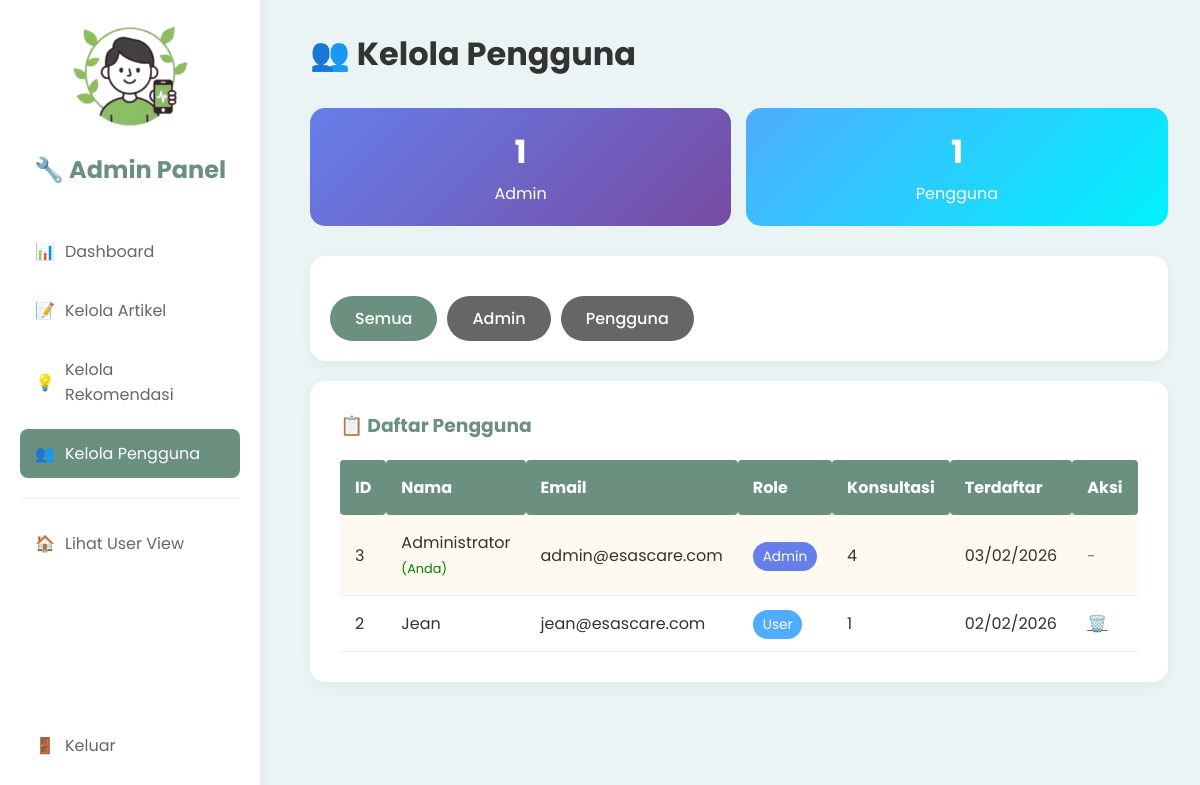
Page /admin/user_adm.php (signed in) on the committed database.
### tables this page shows
CREATE TABLE `user` (
  `id_user` int NOT NULL,
  `role` enum('0','1') DEFAULT '1' COMMENT '0=Admin, 1=User/Patient, 2=Expert',
  `nama` varchar(100) NOT NULL,
  `email` varchar(100) NOT NULL,
  `jenis_kelamin` enum('0','1') DEFAULT NULL COMMENT '0=Perempuan, 1=Laki-Laki',
  `tgl_lahir` date DEFAULT NULL,
  `password` varchar(255) NOT NULL,
  `created_at` timestamp NULL DEFAULT CURRENT_TIMESTAMP,
  `updated_at` timestamp NULL DEFAULT CURRENT_TIMESTAMP ON UPDATE CURRENT_TIMESTAMP
);

### admin/user_adm.php (the view, shortened to what this page needs)
<?php
require_once '../config/database.php';
$filter_role = isset($_GET['filter']) ? $_GET['filter'] : 'all';
$users_query = "SELECT u.*, COUNT(k.id_konsultasi) as consultation_count
                FROM user u
                LEFT JOIN konsultasi k ON u.id_user = k.id_user";
$users_query .= " GROUP BY u.id_user ORDER BY u.created_at DESC";
$users = mysqli_query($koneksi, $users_query);
$total_admins = mysqli_fetch_assoc(mysqli_query($koneksi, "SELECT COUNT(*) as total FROM user WHERE role = '1'"))['total'];
$total_users = mysqli_fetch_assoc(mysqli_query($koneksi, "SELECT COUNT(*) as total FROM user WHERE role = '0'"))['total'];
?>
<!DOCTYPE html>
<html lang="id">
<head>
    <link rel="stylesheet" href="../css/style.css">
</head>
<body>
    <div class="container">
        <?php include 'sidebar_adm.php'; ?>
        <main class="main-content">
            <header style="margin-bottom: 30px;">
                <h1>👥 Kelola Pengguna</h1>
            </header>
            <div style="display: grid; grid-template-columns: repeat(auto-fit, minmax(250px, 1fr)); gap: 15px; margin-bottom: 30px;">
                <div style="background: linear-gradient(135deg, #667eea 0%, #764ba2 100%); padding: 20px; border-radius: 15px; color: white; text-align: center;">
                    <h3 style="font-size: 2rem; margin: 0;"><?php echo $total_admins; ?></h3>
                    <p style="margin: 5px 0 0 0;">Admin</p>
                </div>
                <div style="background: linear-gradient(135deg, #4facfe 0%, #00f2fe 100%); padding: 20px; border-radius: 15px; color: white; text-align: center;">
                    <h3 style="font-size: 2rem; margin: 0;"><?php echo $total_users; ?></h3>
                    <p style="margin: 5px 0 0 0;">Pengguna</p>
                </div>
            </div>
            <div style="background-color: white; padding: 20px; border-radius: 15px; margin-bottom: 20px; box-shadow: 0 4px 15px rgba(0,0,0,0.05);">
                <div style="display: flex; gap: 10px;">
                    <a href="?filter=all" class="btn-primary" style="<?php echo $filter_role == 'all' ? '' : 'background-color: var(--text-grey);'; ?>">
                        Semua
                    </a>
                    <a href="?filter=1" class="btn-primary" style="<?php echo $filter_role == '1' ? '' : 'background-color: var(--text-grey);'; ?>">
                        Admin
                    </a>
                    <a href="?filter=0" class="btn-primary" style="<?php echo $filter_role == '0' ? '' : 'background-color: var(--text-grey);'; ?>">
                        Pengguna
                    </a>
                </div>
            </div>
            <div class="table-card">
                <h3 style="color: var(--primary-green); margin-bottom: 20px;">📋 Daftar Pengguna</h3>
                <?php if (mysqli_num_rows($users) > 0): ?>
                <table class="data-table">
                    <thead>
                        <tr>
                            <th width="5%">ID</th>
                            <th width="25%">Nama</th>
                            <th width="25%">Email</th>
                            <th width="10%">Role</th>
                            <th width="10%">Konsultasi</th>
                            <th width="15%">Terdaftar</th>
                            <th width="10%">Aksi</th>
                        </tr>
                    </thead>
                    <tbody>
                        <?php while ($user = mysqli_fetch_assoc($users)):
                            $role_text = $user['role'] == '1' ? 'Admin' : 'User';
                            $role_color = $user['role'] == '1' ? '#667eea' : '#4facfe';
                            $is_current = $user['id_user'] == $_SESSION['id_user'];
                        ?>
                        <tr style="<?php echo $is_current ? 'background-color: #fffaf0;' : ''; ?>">
                            <td><?php echo $user['id_user']; ?></td>
                            <td>
                                <?php echo htmlspecialchars($user['nama']); ?>
                                <?php if ($is_current): ?>
                                <span style="color: green; font-size: 0.8rem;">(Anda)</span>
                                <?php endif; ?>
                            </td>
                            <td><?php echo htmlspecialchars($user['email']); ?></td>
                            <td>
                                <span style="background-color: <?php echo $role_color; ?>; color: white; padding: 5px 10px; border-radius: 15px; font-size: 0.85rem;">
                                    <?php echo $role_text; ?>
                                </span>
                            </td>
                            <td><?php echo $user['consultation_count']; ?></td>
                            <td><?php echo date('d/m/Y', strtotime($user['created_at'])); ?></td>
                            <td>
                                <?php if (!$is_current): ?>
                                    <a href="?delete=<?php echo $user['id_user']; ?>"
                                       onclick="return confirm('Yakin ingin menghapus pengguna ini? Semua data konsultasi akan terhapus!')"
                                       style="color: #c53030;">🗑️</a>
                                <?php else: ?>
                                    <span style="color: var(--text-grey); font-size: 0.9rem;">-</span>
                                <?php endif; ?>
                            </td>
                        </tr>
                        <?php endwhile; ?>
                    </tbody>
                </table>
                <?php else: ?>
                <div class="empty-state">Tidak ada pengguna</div>
                <?php endif; ?>
            </div>
        </main>
    </div>
</body>
</html>

### css/style.css (style rules this page uses)
* { margin: 0; padding: 0; box-sizing: border-box; font-family: "Poppins", sans-serif; }
:root { --primary-green: #6b9080; --light-green: #eaf4f4; --accent-green: #a4c3b2; --white: #ffffff; --text-dark: #333333; --text-grey: #666666; }
body { background-color: var(--light-green); color: var(--text-dark); }
.container { display: flex; min-height: 100vh; }
.main-content { margin-left: 260px; flex-grow: 1; padding: 30px 50px; }
header { display: flex; justify-content: space-between; align-items: center; margin-bottom: 30px; }
.btn-primary { display: inline-block; background-color: var(--primary-green); color: white; padding: 10px 25px; border-radius: 25px; text-decoration: none; margin-top: 20px; border: none; cursor: pointer; font-weight: 500; transition: 0.3s; }
.table-card { background-color: var(--white); padding: 30px; border-radius: 15px; box-shadow: 0 4px 15px rgba(0, 0, 0, 0.05); overflow-x: auto; }
.data-table { width: 100%; border-collapse: collapse; margin-top: 20px; }
.data-table th { background-color: var(--primary-green); color: var(--white); padding: 15px; text-align: left; border-radius: 4px; }
.data-table td { padding: 15px; border-bottom: 1px solid #eee; color: var(--text-dark); }

### rows in the picture
user: id_user "3", nama "Administrator", shows "(Anda)", email "admin@esascare.com", role "Admin", consultation_count "4", created_at "03/02/2026"
user: id_user "2", nama "Jean", email "jean@esascare.com", role "User", consultation_count "1", created_at "02/02/2026"

### other values in the picture
$total_admins "1"
$total_users "1"
